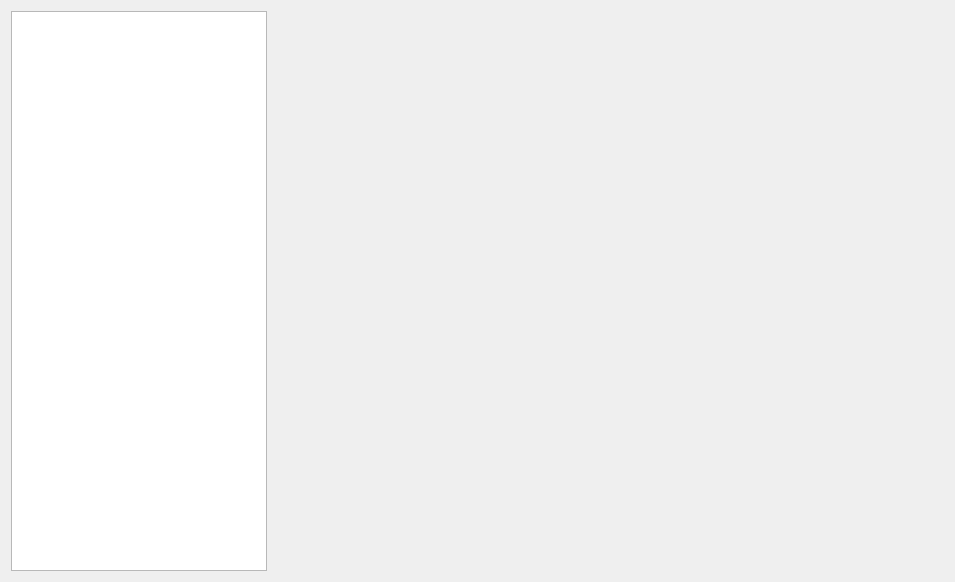
<?xml version="1.0" encoding="UTF-8"?>
<ui version="4.0">
 <class>settings</class>
 <widget class="QDialog" name="settings">
  <property name="geometry">
   <rect>
    <x>0</x>
    <y>0</y>
    <width>955</width>
    <height>582</height>
   </rect>
  </property>
  <property name="windowTitle">
   <string>Settings</string>
  </property>
  <property name="locale">
   <locale language="English" country="UnitedStates"/>
  </property>
  <layout class="QVBoxLayout" name="verticalLayout">
   <item>
    <layout class="QHBoxLayout" name="horizontalLayout" stretch="0,3">
     <item>
      <widget class="QListView" name="settingsSelector">
       <property name="editTriggers">
        <set>QAbstractItemView::EditTrigger::NoEditTriggers</set>
       </property>
      </widget>
     </item>
     <item>
      <widget class="QStackedWidget" name="stackedWidget">
       <property name="currentIndex">
        <number>6</number>
       </property>
       <widget class="StyleSettingsPage" name="stylePage">
        <property name="enabled">
         <bool>true</bool>
        </property>
       </widget>
       <widget class="SimSettingsPage" name="simPage">
        <property name="enabled">
         <bool>true</bool>
        </property>
       </widget>
       <widget class="HelpSettings" name="helpSPage"/>
       <widget class="SyntaxHighlightingSettings" name="syntaxPage"/>
       <widget class="StartupSettingsPage" name="startupPage"/>
       <widget class="TerminalSettingsPage" name="terminalPage"/>
       <widget class="ScreenSettingsPage" name="screenSettingsPage"/>
      </widget>
     </item>
    </layout>
   </item>
  </layout>
 </widget>
 <customwidgets>
  <customwidget>
   <class>StyleSettingsPage</class>
   <extends>QWidget</extends>
   <header>settingsPages/stylesettingspage.h</header>
   <container>1</container>
  </customwidget>
  <customwidget>
   <class>HelpSettings</class>
   <extends>QWidget</extends>
   <header>settingsPages/helpsettings.h</header>
   <container>1</container>
  </customwidget>
  <customwidget>
   <class>SyntaxHighlightingSettings</class>
   <extends>QWidget</extends>
   <header>settingsPages/syntaxhighlightingsettings.h</header>
   <container>1</container>
  </customwidget>
  <customwidget>
   <class>StartupSettingsPage</class>
   <extends>QWidget</extends>
   <header>settingsPages/startupsettingspage.h</header>
   <container>1</container>
  </customwidget>
  <customwidget>
   <class>SimSettingsPage</class>
   <extends>QWidget</extends>
   <header>settingsPages/simsettingspage.h</header>
   <container>1</container>
  </customwidget>
  <customwidget>
   <class>TerminalSettingsPage</class>
   <extends>QWidget</extends>
   <header>settingsPages/terminalsettingspage.h</header>
   <container>1</container>
  </customwidget>
  <customwidget>
   <class>ScreenSettingsPage</class>
   <extends>QWidget</extends>
   <header>settingsPages/screensettingspage.h</header>
   <container>1</container>
  </customwidget>
 </customwidgets>
 <resources/>
 <connections/>
</ui>
